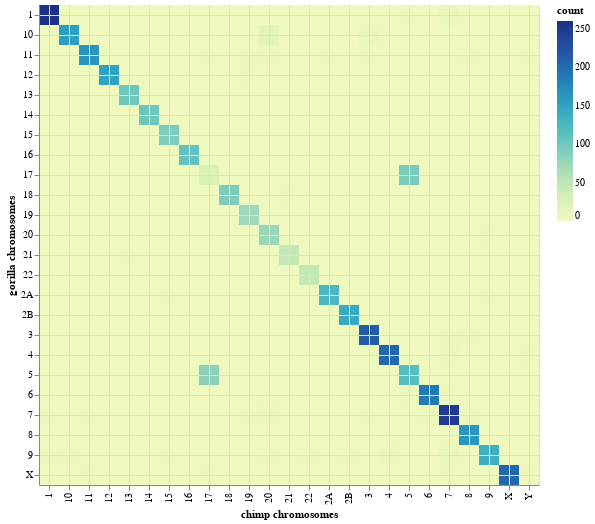

The code cell stored with this chart in its notebook:
### Code cell
genome_graph(chrdf, 'chimp', 'gorilla')

### Figure 1 — Vega-Lite specification as saved in the notebook (floating-point values rounded to 4 significant figures; data arrays with more than 128 entries replaced by an {"elided": "..."} marker saying what was removed)
{"config": {"view": {"continuousWidth": 400, "continuousHeight": 300}}, "data": {"name": "data-690423b57c870dd6aead686607a4ca84"}, "mark": "rect", "encoding": {"color": {"type": "quantitative", "field": "z", "title": "count"}, "x": {"type": "nominal", "axis": {"grid": true, "ticks": true, "title": "chimp chromosomes"}, "field": "x"}, "y": {"type": "nominal", "axis": {"grid": true, "ticks": true, "title": "gorilla chromosomes"}, "field": "y"}}, "$schema": "https://vega.github.io/schema/vega-lite/v4.0.0.json", "datasets": {"data-690423b57c870dd6aead686607a4ca84": {"elided": "600 records"}}}
